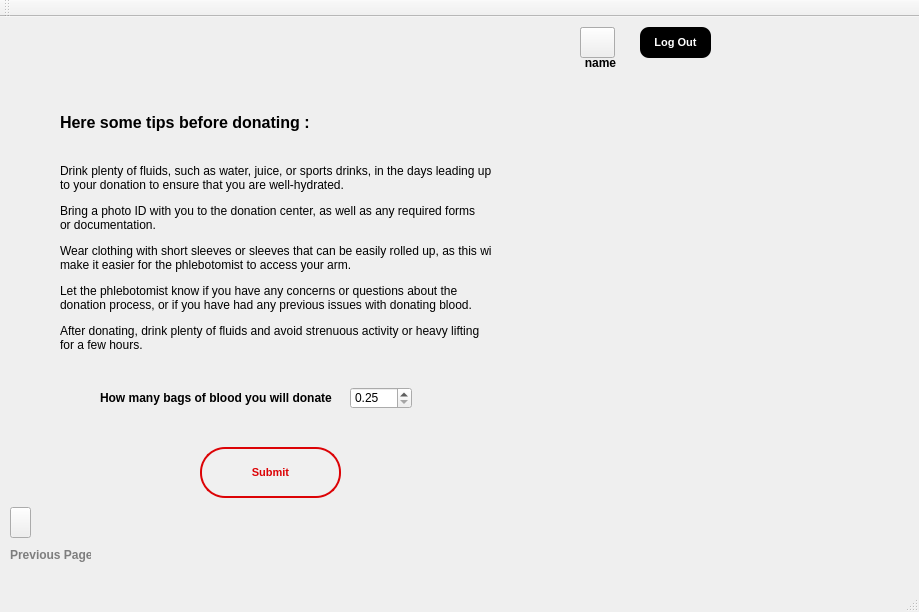
<?xml version="1.0" encoding="UTF-8"?>
<ui version="4.0">
 <class>DonationRequestClass</class>
 <widget class="QMainWindow" name="DonationRequestClass">
  <property name="geometry">
   <rect>
    <x>0</x>
    <y>0</y>
    <width>919</width>
    <height>612</height>
   </rect>
  </property>
  <property name="windowTitle">
   <string>Blood Bank Management System</string>
  </property>
  <property name="windowIcon">
   <iconset resource="RecipientReg.qrc">
    <normaloff>:/RecipientReg/toppng.com-blood-donation-png-picture-blood-donation-logo-3209x3905.png</normaloff>:/RecipientReg/toppng.com-blood-donation-png-picture-blood-donation-logo-3209x3905.png</iconset>
  </property>
  <property name="styleSheet">
   <string notr="true"/>
  </property>
  <widget class="QWidget" name="centralWidget">
   <widget class="QLabel" name="name">
    <property name="geometry">
     <rect>
      <x>0</x>
      <y>0</y>
      <width>921</width>
      <height>561</height>
     </rect>
    </property>
    <property name="styleSheet">
     <string notr="true">border-image:url(:/RecipientReg/profile.jpg);</string>
    </property>
    <property name="text">
     <string/>
    </property>
    <property name="pixmap">
     <pixmap resource="RecipientReg.qrc">:/RecipientReg/profile.jpg</pixmap>
    </property>
    <property name="scaledContents">
     <bool>true</bool>
    </property>
   </widget>
   <widget class="QPushButton" name="submit">
    <property name="geometry">
     <rect>
      <x>200</x>
      <y>430</y>
      <width>141</width>
      <height>51</height>
     </rect>
    </property>
    <property name="font">
     <font>
      <family>Arial</family>
      <pointsize>8</pointsize>
      <italic>false</italic>
      <bold>true</bold>
     </font>
    </property>
    <property name="cursor">
     <cursorShape>PointingHandCursor</cursorShape>
    </property>
    <property name="toolTip">
     <string>&lt;html&gt;&lt;head/&gt;&lt;body&gt;&lt;p align=&quot;center&quot;&gt;&lt;br/&gt;&lt;/p&gt;&lt;/body&gt;&lt;/html&gt;</string>
    </property>
    <property name="styleSheet">
     <string notr="true">background-color:rgb(240, 240, 240);
border-style:solid;
border-width:2px;
border-color: rgb(220, 3, 6);
border-radius:25px;
color: rgb(220, 3, 6);
font: 700 8pt &quot;Arial&quot;;</string>
    </property>
    <property name="text">
     <string>Submit</string>
    </property>
    <property name="checkable">
     <bool>false</bool>
    </property>
    <property name="autoDefault">
     <bool>false</bool>
    </property>
    <property name="default">
     <bool>false</bool>
    </property>
    <property name="flat">
     <bool>false</bool>
    </property>
   </widget>
   <widget class="QPushButton" name="accountF">
    <property name="geometry">
     <rect>
      <x>580</x>
      <y>10</y>
      <width>35</width>
      <height>30</height>
     </rect>
    </property>
    <property name="font">
     <font>
      <pointsize>7</pointsize>
     </font>
    </property>
    <property name="cursor">
     <cursorShape>PointingHandCursor</cursorShape>
    </property>
    <property name="styleSheet">
     <string notr="true">border-image:url(:/RecipientReg/avatar_woman.png);</string>
    </property>
    <property name="text">
     <string/>
    </property>
   </widget>
   <widget class="QLabel" name="user">
    <property name="geometry">
     <rect>
      <x>560</x>
      <y>30</y>
      <width>81</width>
      <height>31</height>
     </rect>
    </property>
    <property name="font">
     <font>
      <bold>true</bold>
     </font>
    </property>
    <property name="text">
     <string>name</string>
    </property>
    <property name="alignment">
     <set>Qt::AlignmentFlag::AlignCenter</set>
    </property>
   </widget>
   <widget class="QPushButton" name="logout">
    <property name="geometry">
     <rect>
      <x>640</x>
      <y>10</y>
      <width>71</width>
      <height>31</height>
     </rect>
    </property>
    <property name="font">
     <font>
      <family>Arial</family>
      <pointsize>8</pointsize>
      <italic>false</italic>
      <bold>true</bold>
     </font>
    </property>
    <property name="cursor">
     <cursorShape>PointingHandCursor</cursorShape>
    </property>
    <property name="toolTip">
     <string>&lt;html&gt;&lt;head/&gt;&lt;body&gt;&lt;p align=&quot;center&quot;&gt;&lt;br/&gt;&lt;/p&gt;&lt;/body&gt;&lt;/html&gt;</string>
    </property>
    <property name="styleSheet">
     <string notr="true">background-color:black;
border-style:solid;
border-width:0px;
border-color: rgb(220, 3, 6);
border-radius:9px;
color: white;
font: 700 8pt &quot;Arial&quot;;</string>
    </property>
    <property name="text">
     <string>Log Out</string>
    </property>
    <property name="checkable">
     <bool>false</bool>
    </property>
    <property name="autoDefault">
     <bool>false</bool>
    </property>
    <property name="default">
     <bool>false</bool>
    </property>
    <property name="flat">
     <bool>false</bool>
    </property>
   </widget>
   <widget class="QPushButton" name="accountM">
    <property name="geometry">
     <rect>
      <x>580</x>
      <y>10</y>
      <width>35</width>
      <height>31</height>
     </rect>
    </property>
    <property name="font">
     <font>
      <pointsize>7</pointsize>
     </font>
    </property>
    <property name="cursor">
     <cursorShape>PointingHandCursor</cursorShape>
    </property>
    <property name="styleSheet">
     <string notr="true">border-image:url(:/RecipientReg/avatar_man.png)</string>
    </property>
    <property name="text">
     <string/>
    </property>
   </widget>
   <widget class="QDoubleSpinBox" name="doubleSpinBox">
    <property name="geometry">
     <rect>
      <x>350</x>
      <y>370</y>
      <width>62</width>
      <height>22</height>
     </rect>
    </property>
    <property name="buttonSymbols">
     <enum>QAbstractSpinBox::ButtonSymbols::UpDownArrows</enum>
    </property>
    <property name="minimum">
     <double>0.250000000000000</double>
    </property>
    <property name="maximum">
     <double>0.500000000000000</double>
    </property>
    <property name="singleStep">
     <double>0.050000000000000</double>
    </property>
   </widget>
   <widget class="QLabel" name="label">
    <property name="geometry">
     <rect>
      <x>60</x>
      <y>90</y>
      <width>261</width>
      <height>31</height>
     </rect>
    </property>
    <property name="font">
     <font>
      <pointsize>12</pointsize>
      <bold>true</bold>
     </font>
    </property>
    <property name="text">
     <string>Here some tips before donating :</string>
    </property>
   </widget>
   <widget class="QLabel" name="label_2">
    <property name="geometry">
     <rect>
      <x>100</x>
      <y>370</y>
      <width>241</width>
      <height>21</height>
     </rect>
    </property>
    <property name="font">
     <font>
      <pointsize>9</pointsize>
      <bold>true</bold>
     </font>
    </property>
    <property name="text">
     <string>How many bags of blood you will donate</string>
    </property>
   </widget>
   <widget class="QLabel" name="label_3">
    <property name="geometry">
     <rect>
      <x>60</x>
      <y>140</y>
      <width>431</width>
      <height>41</height>
     </rect>
    </property>
    <property name="text">
     <string>Drink plenty of fluids, such as water, juice, or sports drinks, in the days leading up
to your donation to ensure that you are well-hydrated.</string>
    </property>
   </widget>
   <widget class="QLabel" name="label_4">
    <property name="geometry">
     <rect>
      <x>60</x>
      <y>180</y>
      <width>431</width>
      <height>41</height>
     </rect>
    </property>
    <property name="text">
     <string>Bring a photo ID with you to the donation center, as well as any required forms
or documentation.</string>
    </property>
   </widget>
   <widget class="QLabel" name="label_5">
    <property name="geometry">
     <rect>
      <x>60</x>
      <y>220</y>
      <width>431</width>
      <height>41</height>
     </rect>
    </property>
    <property name="text">
     <string>Wear clothing with short sleeves or sleeves that can be easily rolled up, as this will 
make it easier for the phlebotomist to access your arm.</string>
    </property>
   </widget>
   <widget class="QLabel" name="label_6">
    <property name="geometry">
     <rect>
      <x>60</x>
      <y>260</y>
      <width>431</width>
      <height>41</height>
     </rect>
    </property>
    <property name="text">
     <string>Let the phlebotomist know if you have any concerns or questions about the 
donation process, or if you have had any previous issues with donating blood.</string>
    </property>
   </widget>
   <widget class="QLabel" name="label_7">
    <property name="geometry">
     <rect>
      <x>60</x>
      <y>300</y>
      <width>431</width>
      <height>41</height>
     </rect>
    </property>
    <property name="text">
     <string>After donating, drink plenty of fluids and avoid strenuous activity or heavy lifting 
for a few hours.</string>
    </property>
   </widget>
   <widget class="QPushButton" name="back">
    <property name="geometry">
     <rect>
      <x>10</x>
      <y>490</y>
      <width>21</width>
      <height>31</height>
     </rect>
    </property>
    <property name="cursor">
     <cursorShape>PointingHandCursor</cursorShape>
    </property>
    <property name="styleSheet">
     <string notr="true">border-image:url(:/RecipientReg/arrow.png)</string>
    </property>
    <property name="text">
     <string/>
    </property>
   </widget>
   <widget class="QLabel" name="label_8">
    <property name="geometry">
     <rect>
      <x>10</x>
      <y>530</y>
      <width>81</width>
      <height>16</height>
     </rect>
    </property>
    <property name="font">
     <font>
      <bold>true</bold>
     </font>
    </property>
    <property name="styleSheet">
     <string notr="true">color:rgb(126, 126, 126)</string>
    </property>
    <property name="text">
     <string>Previous Page</string>
    </property>
   </widget>
   <widget class="QLabel" name="label_9">
    <property name="geometry">
     <rect>
      <x>140</x>
      <y>480</y>
      <width>261</width>
      <height>51</height>
     </rect>
    </property>
    <property name="styleSheet">
     <string notr="true">color:transparent</string>
    </property>
    <property name="text">
     <string>Donation request completed , you have to go to 
the donation center from 10 AM to 4 PM</string>
    </property>
    <property name="alignment">
     <set>Qt::AlignmentFlag::AlignCenter</set>
    </property>
   </widget>
  </widget>
  <widget class="QMenuBar" name="menuBar">
   <property name="geometry">
    <rect>
     <x>0</x>
     <y>0</y>
     <width>919</width>
     <height>18</height>
    </rect>
   </property>
  </widget>
  <widget class="QToolBar" name="mainToolBar">
   <attribute name="toolBarArea">
    <enum>TopToolBarArea</enum>
   </attribute>
   <attribute name="toolBarBreak">
    <bool>false</bool>
   </attribute>
  </widget>
  <widget class="QStatusBar" name="statusBar"/>
 </widget>
 <layoutdefault spacing="6" margin="11"/>
 <resources>
  <include location="RecipientReg.qrc"/>
  <include location="RecipientReg.qrc"/>
 </resources>
 <connections/>
</ui>
